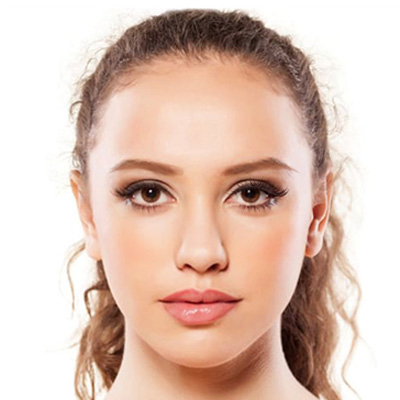
#> input picture src.jpg, 400 x 400 px; the run also reads 1 picture not shown here
$ python alphablending.py
#> lines starting #> are read from the running program, lines starting #| are printed output that depends on the picture
import cv2 as cv
import numpy as np

img1 = cv.imread('src.jpg')
#> img1 is the input picture: shape (400, 400, 3); mean B, G, R 183.1, 195.9, 222.2
img2 = cv.imread('mask.png')

alpha = 0.1

dst = cv.addWeighted(img1, 1- alpha, img2, alpha, 0)
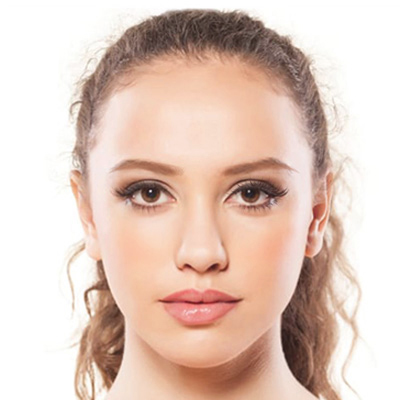
#> dst: shape (400, 400, 3); mean B, G, R 190.3, 201.8, 225.5
#dst2 = cv.addWeighted(img1, 0 , img2, 1- alpha, 0)

cv.imwrite('alpha_mask_.png', dst)
img3 = cv.imread('alpha_mask_.png')

#cv.imshow("alpha blending 1",img3)
cv.imshow('img',dst)
#cv.imshow('img2',dst2)

cv.waitKey(0)
